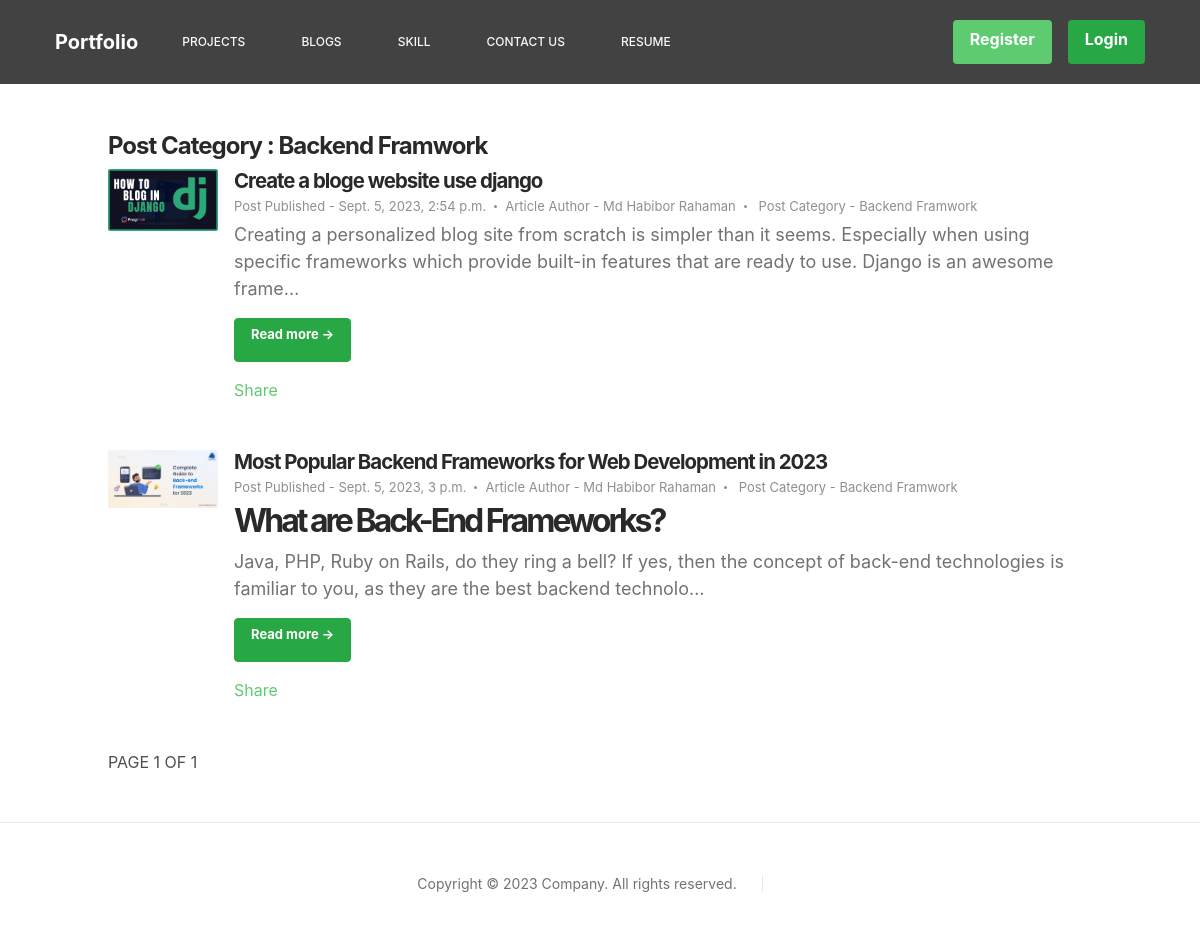
/category/Backend Framwork, run on the app's committed database.
### blogApp/models.py (models this page shows, shortened)
class Category(models.Model):
    name = models.CharField(max_length=250)
    def __str__(self):
        return self.name

class Article(models.Model):
    title = models.CharField(max_length=250)
    artcle_author = models.ForeignKey(Author, on_delete=models.CASCADE)
    image = models.ImageField(upload_to='article/%y')
    published = models.DateTimeField(auto_now=True, auto_now_add=False)
    body = RichTextField(blank=True, null=True)
    category = models.ForeignKey(Category, on_delete=models.CASCADE)
    unique_id = models.CharField(max_length=100, unique=True)
    slug = models.SlugField(max_length=250, unique=True, null=True, blank=True, allow_unicode=True)

class Author(models.Model):
    title = models.CharField(max_length=100)
    image = models.ImageField(upload_to='img/%y')
    name = models.ForeignKey(User, on_delete=models.CASCADE)
    details = models.CharField(max_length=250)
    email = models.EmailField(max_length=150)
    twitter = models.URLField(max_length=350)
    facebook = models.URLField(max_length=350)
    linkdin = models.URLField(max_length=350)
    github = models.URLField(max_length=350)
    stack_overflow = models.URLField(max_length=350)

### blogApp/views.py (the view)
# urls.py: path('category/<name>', views.Category_Post, name="category"),
def Category_Post(request, name):
    author = Author.objects.all()
    aritcle = Article.objects.all()
    cat = get_object_or_404(Category, name=name)
    post = Article.objects.filter(category=cat.id)
    paginator = Paginator(post, 3) # Show 25 contacts per page.
    page_number = request.GET.get('page')
    tottal_article = paginator.get_page(page_number)
    context = {
        'author': author,
        'aritcle': aritcle,
        'post': tottal_article,
        'cat': cat
    }
    return render(request, 'category.html', context)

### blogApp/templates/category.html (shortened to what this page needs)
{% extends "base.html" %}
{% load static %}
{% block link %}
	<link href="{% static 'css/bootstrap.min.css' %}" rel="stylesheet">
	<link href="{% static 'css/bootstrap-icons.css' %}" rel="stylesheet">
	<link href="{% static 'css/magnific-popup.css' %}" rel="stylesheet">
	<link href="{% static 'css/templatemo-first-portfolio-style.css' %}" rel="stylesheet">
    <link id="theme-style" rel="stylesheet" href="{% static 'css/theme-1.css' %}">
{% endblock link %}
{% block content %}
	 <div class="container">
	    <section class="blog-list px-3 py-5 p-md-5">
		    <div class="container">
            <h4 class="cat"> Post Category : {{cat.name}}</h4>
			    {% for x in post %}
					<div class="item mb-5">
						<div class="media">
							<img class="mr-3 img-fluid post-thumb d-none d-md-flex" src="{{x.image.url}}" alt="image">
							<div class="media-body">
								<h3 class="title mb-1"><a href="{% url 'article_details' id=x.id slug=x.slug %}">{{x.title}}</a></h3>
								<div class="meta mb-1"><span class="date">  Post Published - {{x.published}}</span><span class="time">  Article Author - {{x.artcle_author.name.get_full_name}}</span> <span class="comment">  Post Category - <a href="{% url 'category' name=x.category %}">{{x.category}}</a></span></div>
								<div class="intro hello1"> {{x.body|truncatechars:200 | safe}}</div>
								<a class="more-link btn btn-success" href="{% url 'article_details' id=x.id slug=x.slug %}">Read more &rarr;</a> &nbsp;
								<div class="fb-share-button" data-href="http://127.0.0.1:8000/article/{{x.id}}" data-layout="button_count" data-size="large"><a target="_blank" href="https://www.facebook.com/sharer/sharer.php?u=http%3A%2F%2F127.0.0.1%3A8000%2Farticle%2F10%2F&amp;src=sdkpreparse" class="fb-xfbml-parse-ignore">Share</a></div>
							</div>
						</div>
					</div>
				{% endfor %}
		    </div>
	<div class="container">
		<div class="pagination">
			<span class="step-links">
				<span class="current">
				PAGE {{ post.number }} OF {{ post.paginator.num_pages }}
				</span>
			</span>
		</div>
	</div>
</section>
 </div>
{% endblock content %}

### static/css/templatemo-first-portfolio-style.css (style rules this page uses)
:root { --white-color: #ffffff; --primary-color: #535da1; --secondary-color: #14B789; --section-bg-color: #f9f9f9; --dark-color: #000000; --p-color: #717275; --border-color: #e9eaeb; --featured-border-color: #727aab; --body-font-family: 'DM Sans', sans-serif; --h1-font-size: 62px; --h2-font-size: 48px; --h3-font-size: 36px; --h4-font-size: 32px; --h5-font-size: 24px; --h6-font-size: 22px; --p-font-size: 18px; --menu-font-size: 12px; --copyright-font-size: 14px; --border-radius-large: 100px; --border-radius-medium: 20px; --border-radius-small: 10px; --font-weight-normal: 400; --font-weight-medium: 500; --font-weight-bold: 700; }
body { background: var(--white-color); font-family: var(--body-font-family); }
h2, h3, h4, h5, h6 { color: var(--dark-color); }
h1, h2, h3, h4, h5, h6 { font-weight: var(--font-weight-bold); letter-spacing: -1px; }
h2 { font-size: var(--h2-font-size); color: var(--secondary-color); letter-spacing: -3px; }
h3 { font-size: var(--h3-font-size); }
h4 { font-size: var(--h4-font-size); }
p { color: var(--p-color); font-size: var(--p-font-size); font-weight: var(--font-weight-normal); }
a, button { touch-action: manipulation; transition: all 0.3s; }
a { color: var(--p-color); text-decoration: none; }

### data on the page
Category: name "Backend Framwork"
Article: image (picture), title "Create a bloge website use django", published "Sept. 5, 2023, 2:54 p.m.", artcle_author.name.get_full_name "Md Habibor Rahaman", category "Backend Framwork", body "Creating a personalized blog site from scratch is simpler than it seems. Especially when using specific frameworks which provide built-in features that are ready to use. Django is an awesome frame…"
Article: image (picture), title "Most Popular Backend Frameworks for Web Development in 2023", published "Sept. 5, 2023, 3 p.m.", artcle_author.name.get_full_name "Md Habibor Rahaman", category "Backend Framwork", body "What are Back-End Frameworks? Java, PHP, Ruby on Rails, do they ring a bell? If yes, then the concept of back-end technologies is familiar to you, as they are the best backend technolo…"

### other printed values
{{ post.number }} "1"
{{ post.paginator.num_pages }} "1"
